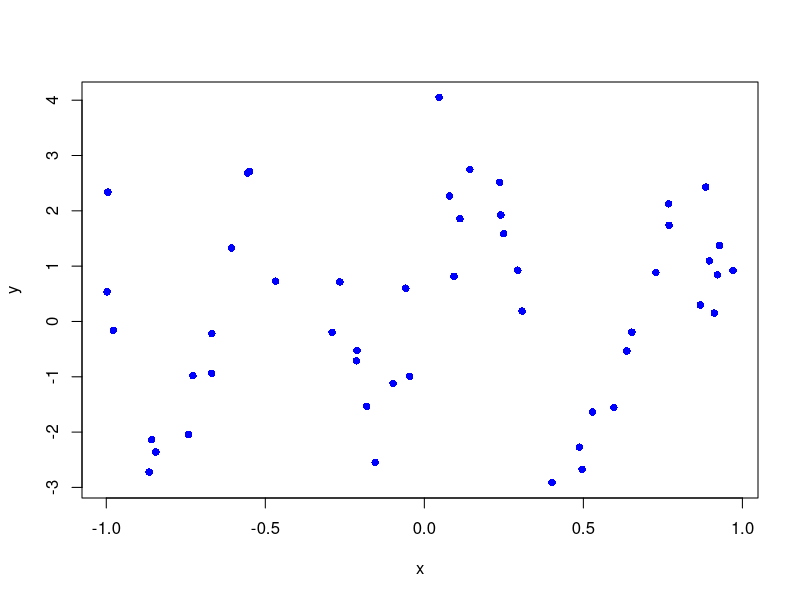
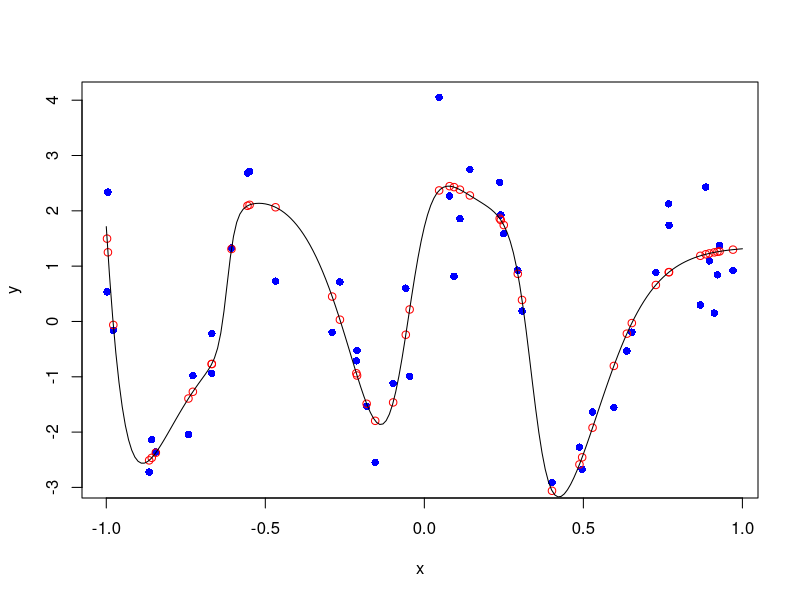
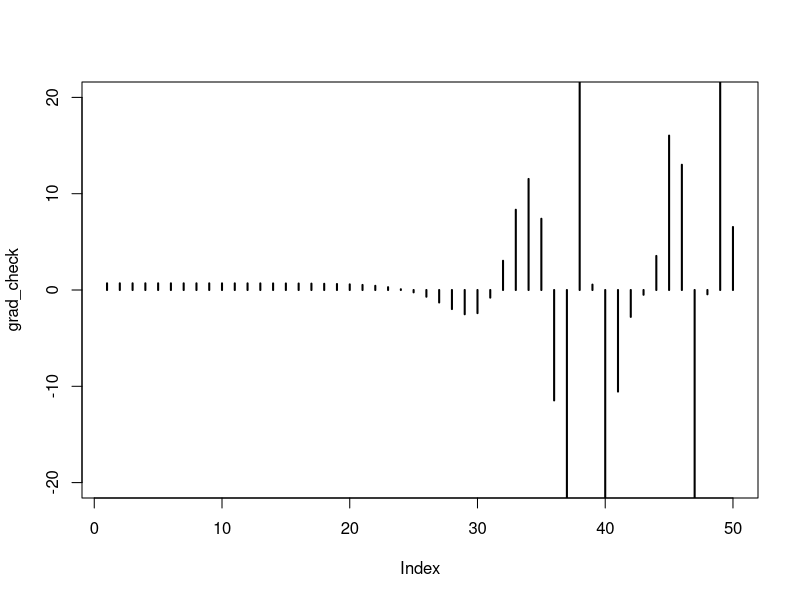
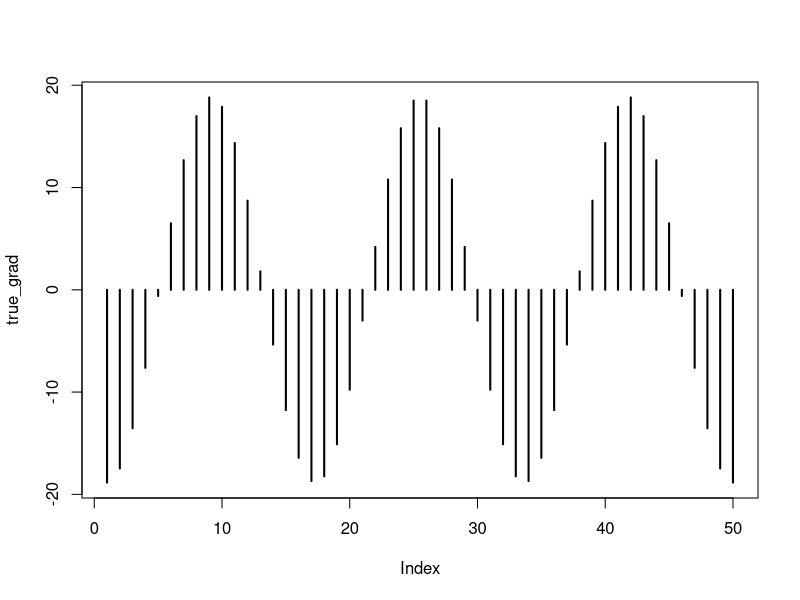
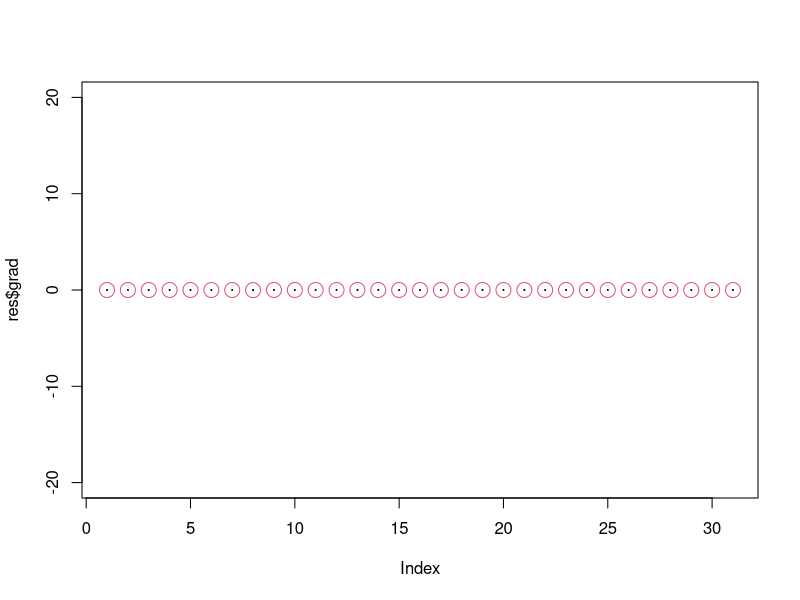

Reproduce these figures in R, in order.
## ---- chunk 1
rm(list = ls())

# Let's fake a dataset and see if the network evaluates:
set.seed(2020)
N = 50
x = runif(N,-1,1)
e = rnorm(N,0,1)
y = 2*sin(3*pi*x)+e

plot(y~x, pch = 16, col = 'blue')

# Get the data in matrix form:
X = matrix(x,N,1)
Y = matrix(y,N,1)


# Specify activation functions for the hidden and output layers:
sig1 = function(x)
{
  1/(1+exp(-x))
}
sig1. = function(x)
{
  1/(1+exp(-x))*(1-1/(1+exp(-x)))
}
sig2 = function(x)
{
  x
}
sig2. = function(x)
{
  1+0*x
}

g = function(Yhat,Y)
{
   0.5*(Yhat-Y)^2
}
g. = function(Yhat,Y)
{
   (Yhat-Y)
}

y. = function(x) 6*pi*cos(3*pi*x)

# Write a function that evaluates the neural network (forward recursion):
# X     - Input matrix (N x p)
# Y     - Output matrix(N x q)
# theta - A parameter vector (all of the parameters)
# m     - Number of nodes on hidden layer
# lam   - Regularisation parameter (see later)
neural_net = function(X,Y,theta, m, lam)
{
  # Relevant dimensional variables:
  N = dim(X)[1]
  p = dim(X)[2]
  q = dim(Y)[2]
  
  # Populate weight-matrix and bias vectors:
  index = 1:(p*m)
  W1    = matrix(theta[index],p,m)
  index = max(index) + 1:(m*q)
  W2    = matrix(theta[index],m,q)
  index = max(index) + 1:m
  b1    = matrix(theta[index],m,1)
  index = max(index) + 1:q
  b2    = matrix(theta[index],q,1)
  
  # Evaluate network:
  out   = rep(0,N)
  error = rep(0,N)

  dW1 = W1*0
  dW2 = W2*0
  db1 = b1*0
  db2 = b2*0
  
  for(i in 1:N)
  {
    a0 = matrix(X[i,],ncol = 1)
    z1 = t(W1)%*%a0+b1
    a1 = sig1(z1)
    z2 = t(W2)%*%a1+b2
    a2 = sig2(z2)
    
    d2 = g.(a2,Y[i])*sig2.(z2)
    d1 = (W2%*%d2)*sig1.(z1)
    
    db2 = db2+d2
    db1 = db1+d1
    
    dW2 = dW2+a1%*%t(d2)
    dW1 = dW1+a0%*%t(d1)
    
    out[i]   = a2
    error[i] = g(a2,Y[i])
  }
  
  # Calculate error:
  E1 = sum(error)/N
  #E2 = ...
  
  # Return predictions and error:
  return(list(out = out, E1 = E1, grad = c(dW1,dW2,db1,db2)/N))
}




# We need to know the number of parameters in the network:
m          = 10
p          = dim(X)[2]
q          = dim(Y)[2]
npars      = p*m+m*q+m+q
npars
theta_rand = runif(npars,-2,2)
res        = neural_net(X,Y,theta_rand,m,0)
res

# Set an objective and minimize
obj = function(pars)
{
  res = neural_net(X,Y,pars,m,0)
  return(res$E1)
}

res_opt = nlm(obj,theta_rand, iterlim = 250)
res_opt
res


x_lat = seq(-1,1,1/100)
y_dummy = x_lat*0
res_fitted = neural_net(X,Y,res_opt$estimate,m,0)
res_rc     = neural_net(cbind(x_lat),cbind(y_dummy),res_opt$estimate,m,0)

# Plot response curve and fitted values
plot(y~x,pch = 16,col = 'blue')
points(res_fitted$out~X,col = 'red')
lines(res_rc$out~x_lat)



## ---- chunk 2

# logistic activation function
sig_layer1 = function(x) 1/(1+exp(-x))

# linear activation function
sig_layer2 = function(x) x

## ---- chunk 3
evaluate_neuralNet = function(X, Y, theta, m, lam)
{
  # Relevant dimensional variables:
  p = dim(X)[2]
  q = dim(Y)[2]
  N = dim(X)[1]
  
  # Populate weight-matrix and bias vectors:
  index = 1:(p*m)
  W1    = matrix(theta[index],p,m)
  index = max(index) + 1:(m*q)
  W2    = matrix(theta[index],m,q)
  index = max(index) + 1:m
  b1    = matrix(theta[index],m,1)
  index = max(index) + 1:q
  b2    = matrix(theta[index],q,1)
  
  # Evaluate network:
  out   = rep(0,N)
  error = rep(0,N)
  for(i in 1:N)
  {
    a0 = matrix(X[i,],ncol = 1)
    a1 = sig_layer1(t(W1)%*%a0+b1)
    a2 = sig_layer2(t(W2)%*%a1+b2)
    
    out[i] = a2
    error[i] = (Y[i]-a2)^2
  }
  
  # Calculate error:
  E1 = sum(error)/N
  E2 = E1+lam/N*(sum(W1^2)+sum(W2^2))
  
  # Return predictions and error:
  return(list(out = out, E1 = E1, E2 = E2))
}


## ---- chunk 4

input_vector = seq(-1,1,length.out = 50)
#input_vector = runif(50,-1,1)
input_vector_mat = matrix(input_vector, ncol = 1)

y = 2*sin(3*pi*input_vector)+e
Y = matrix(Y, N, 1)

# Set an objective and minimize
obj = function(pars)
{
  res = evaluate_neuralNet(input_vector_mat,Y,pars,m,0)
  return(res$E1)
}

res_opt = nlm(obj,theta_rand, iterlim = 250)


h     = 0.01
grad_check = c()
true_grad = c()

for(k in 1:length(input_vector)) {

  X_kp = input_vector_mat
  X_km = input_vector_mat
  
  X_kp[k] = X_kp[k]+(h/2)
  X_km[k] = X_km[k]-(h/2)
  
  res_kp  =  evaluate_neuralNet(X_kp,Y,res_opt$estimate,m,0)
  res_km  =  evaluate_neuralNet(X_km,Y,res_opt$estimate,m,0)
  
  print(cbind(res_kp$out, res_km$out))
  
  grad_check[k] = (res_kp$out[k]-res_km$out[k])/h
  
  true_grad[k] = y.(input_vector[k])
  
}


plot(grad_check, type = 'h', lwd = 2, ylim=c(-20, 20))
plot(true_grad, type = 'h', lwd = 2)





## ---- chunk 5

res = neural_net(input_vector_mat,Y,res_opt$estimate,m,0)

plot(res$grad, type = 'h', lwd = 2, ylim=c(-20, 20))
points(res$grad,col = 2,cex = 2)




